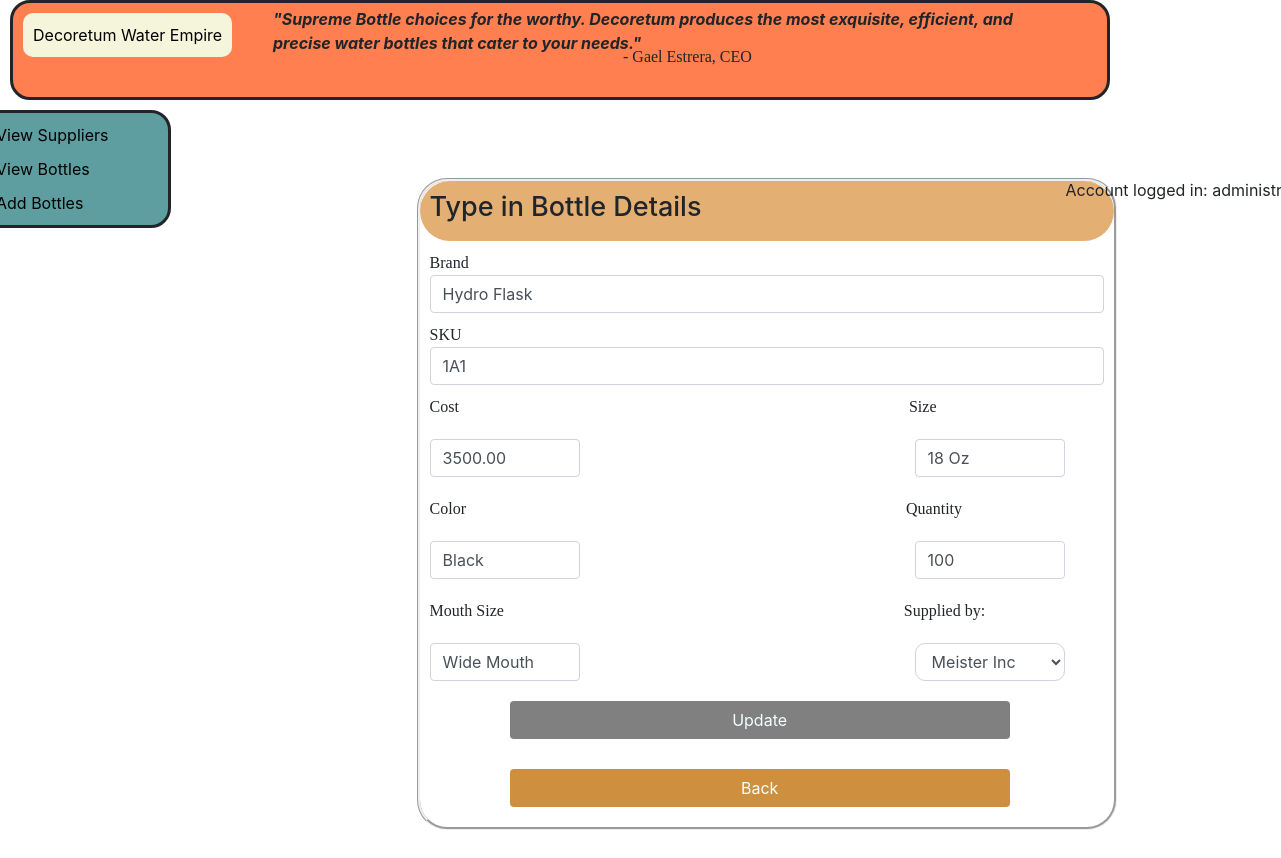
/update_bottle/1/ (signed in), run on the app's committed database.
### Myinventoryapp/models.py (models this page shows, shortened)
class WaterBottle(models.Model):
    SKU = models.CharField(max_length=500)
    Brand = models.CharField(max_length=500)
    Cost = models.CharField(max_length=500)
    Size = models.CharField(max_length=500)
    MouthSize = models.CharField(max_length=500)
    Color = models.CharField(max_length=500)
    Suppliedby = models.CharField(max_length=500) #Supplier
    CurrentQuantity = models.CharField(max_length=500)
    objects = models.Manager()

### Myinventoryapp/views.py (the view)
# urls.py: path('update_bottle/<int:pk>/', views.update_bottle, name='update_bottle'),
def update_bottle(request,pk):
    if (request.method=='POST'):
        brandname = request.POST.get('oname')
        skuname = request.POST.get('snum')
        costname = request.POST.get('cost')
        sizename = request.POST.get('sizenum')
        colorname = request.POST.get('cname')
        quantityname = request.POST.get('qname')
        mouthname = request.POST.get('mouthname')
        suppliername = request.POST.get('supplyname')
        WaterBottle.objects.filter(pk=pk).update(Brand=brandname, SKU=skuname, Cost=costname, Size=sizename, Color=colorname, CurrentQuantity=quantityname, MouthSize=mouthname, Suppliedby=suppliername )
        return redirect('view_bottles')
    else:
        u = Supplier.objects.all()
        o = get_object_or_404(WaterBottle, pk=pk)
        return render(request, 'Myinventoryapp/update_bottle.html', {'o':o, 'supplier':u, 'user': request.session['user']})

### Myinventoryapp/templates/Myinventoryapp/update_bottle.html (shortened to what this page needs)
{% extends 'Myinventoryapp/base.html' %}
{% load static %}
{% block data %}
<div class="row" style="position: relative; right:-1010px; top: -50px;">
    Account logged in: {{user}}
</div>
<form method="POST" action="{% url 'update_bottle' pk=o.pk %}">{% csrf_token %}
    <div class="container" style="width: 700px; margin-left: 130px; border-style:groove; margin-top: -50px; border-radius: 30px;">
        <div class="row" style="background-color: rgb(228, 175, 115); padding: 10px; border-radius: 30px; padding: 10px;">
            <h1 style="font-size: 27px; border-radius: 30px;"> Type in Bottle Details </h1>
        </div>
        <div class='row' style="padding: 10px;">
            <span style='font-family:Lucida Sans;'> Brand </span> <br>
            <input type="text" class="form-control" idname="oname" name="oname" value="{{o.Brand}}"></input> <br><br>
            <span style='font-family:Lucida Sans;'> SKU </span> <br>
            <input type="text" class="form-control" idname="snum" name="snum" value="{{o.SKU}}"> </input> <br><br>
            <span style='font-family:Lucida Sans;'> Cost </span>
            <span style="font-family: Lucida Sans; margin-left: 450px;"> Size </span>
        </div>
        <div class="row" style="padding: 10px;">
            <input type="number" class="form-control" style="width: 150px;" idname="cost" name="cost" value="{{o.Cost}}"></input>
            <input type="text" class="form-control" style="width: 150px; margin-left: 335px;" idname="sizenum" name="sizenum" value="{{o.Size}}"></input>
        </div>
        <div class='row' style="padding: 10px;">
            <span style='font-family:Lucida Sans;'> Color </span> <br>
            <span style="font-family: Lucida Sans; margin-left: 440px;"> Quantity </span>
        </div>
        <div class="row" style="padding: 10px;">
            <input type="text" class="form-control" style="width: 150px;" idname="cname" name="cname" value="{{o.Color}}"></input>
            <input type="number" class="form-control" style="width: 150px; margin-left: 335px;" idname="qname" name="qname" value="{{o.CurrentQuantity}}"></input>
        </div>
        <div class='row' style="padding: 10px;">
            <span style='font-family:Lucida Sans;'> Mouth Size </span> <br>
            <span style="font-family: Lucida Sans; margin-left: 400px;"> Supplied by: </span>
        </div>
        <div class="row" style="padding: 10px;">
            <input type="text" class="form-control" style="width: 150px;"idname="mouthname" name="mouthname" value="{{o.MouthSize}}"></input>
            <select class="form-control" name="supplyname" idname="supplyname" Supplier" aria-label="Default select example" data-live-search="true" data-selected-text-format="value" style="position: relative; right: -335px; border-radius: 10px; width: 150px;">
                <option selected value="{{o.Suppliedby}}" disabled> {{o.Suppliedby}} </option>
            </select>
        </div>
        <div class='row' style="padding: 10px;">
            <button class="btn" type="submit" style="margin-left:80px; width:500px; background-color: gray; color: azure; margin-bottom: 10px;"> Update </button>
        </div>
        <div class='row' style="padding: 10px;">
            <a href="{% url 'view_details' pk=o.pk %}" class="btn" style="margin-left:80px; width:500px; background-color: rgb(206, 144, 63); color: azure; margin-bottom: 10px;"> Back </a>
        </div>
    </div>
</form>
{% endblock %}

### data on the page
WaterBottle: oname "Hydro Flask", snum "1A1", cost "3500.00", sizenum "18 Oz", cname "Black", qname "100", mouthname "Wide Mouth", supplyname "Meister Inc"
